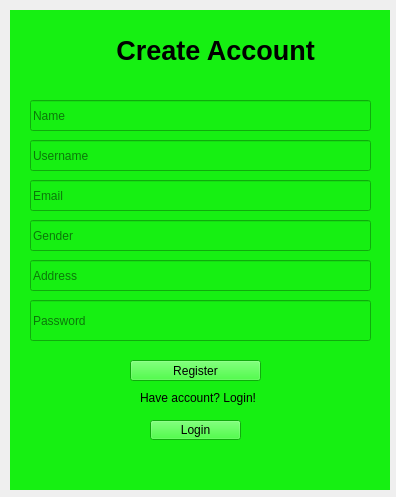
<?xml version="1.0" encoding="UTF-8"?>
<ui version="4.0">
 <class>Form</class>
 <widget class="QWidget" name="Form">
  <property name="geometry">
   <rect>
    <x>0</x>
    <y>0</y>
    <width>396</width>
    <height>497</height>
   </rect>
  </property>
  <property name="windowTitle">
   <string>Form</string>
  </property>
  <widget class="QWidget" name="widget" native="true">
   <property name="geometry">
    <rect>
     <x>10</x>
     <y>10</y>
     <width>380</width>
     <height>480</height>
    </rect>
   </property>
   <property name="styleSheet">
    <string notr="true">background-color: rgb(22, 240, 18);</string>
   </property>
   <widget class="QLineEdit" name="tb3">
    <property name="geometry">
     <rect>
      <x>20</x>
      <y>90</y>
      <width>341</width>
      <height>31</height>
     </rect>
    </property>
    <property name="text">
     <string/>
    </property>
    <property name="placeholderText">
     <string>Name</string>
    </property>
   </widget>
   <widget class="QLineEdit" name="tb8">
    <property name="geometry">
     <rect>
      <x>20</x>
      <y>290</y>
      <width>341</width>
      <height>41</height>
     </rect>
    </property>
    <property name="echoMode">
     <enum>QLineEdit::Password</enum>
    </property>
    <property name="placeholderText">
     <string>Password</string>
    </property>
   </widget>
   <widget class="QPushButton" name="b4">
    <property name="geometry">
     <rect>
      <x>140</x>
      <y>410</y>
      <width>91</width>
      <height>20</height>
     </rect>
    </property>
    <property name="styleSheet">
     <string notr="true">QPushButton#b4:pressed{
	background-color: rgb(255, 255, 255);
}
</string>
    </property>
    <property name="text">
     <string>Login</string>
    </property>
   </widget>
   <widget class="QLabel" name="createAccount">
    <property name="geometry">
     <rect>
      <x>60</x>
      <y>0</y>
      <width>291</width>
      <height>81</height>
     </rect>
    </property>
    <property name="baseSize">
     <size>
      <width>0</width>
      <height>16</height>
     </size>
    </property>
    <property name="font">
     <font>
      <pointsize>20</pointsize>
      <bold>true</bold>
     </font>
    </property>
    <property name="styleSheet">
     <string notr="true"/>
    </property>
    <property name="text">
     <string>Create Account</string>
    </property>
    <property name="alignment">
     <set>Qt::AlignCenter</set>
    </property>
   </widget>
   <widget class="QLabel" name="label_2">
    <property name="geometry">
     <rect>
      <x>130</x>
      <y>380</y>
      <width>121</width>
      <height>16</height>
     </rect>
    </property>
    <property name="text">
     <string>Have account? Login!</string>
    </property>
   </widget>
   <widget class="QPushButton" name="b3">
    <property name="geometry">
     <rect>
      <x>120</x>
      <y>350</y>
      <width>131</width>
      <height>21</height>
     </rect>
    </property>
    <property name="styleSheet">
     <string notr="true">QPushButton#b3:pressed{
	background-color: rgb(255, 255, 255);
}
</string>
    </property>
    <property name="text">
     <string>Register</string>
    </property>
   </widget>
   <widget class="QLineEdit" name="tb4">
    <property name="geometry">
     <rect>
      <x>20</x>
      <y>130</y>
      <width>341</width>
      <height>31</height>
     </rect>
    </property>
    <property name="text">
     <string/>
    </property>
    <property name="placeholderText">
     <string>Username</string>
    </property>
   </widget>
   <widget class="QLineEdit" name="tb5">
    <property name="geometry">
     <rect>
      <x>20</x>
      <y>170</y>
      <width>341</width>
      <height>31</height>
     </rect>
    </property>
    <property name="text">
     <string/>
    </property>
    <property name="placeholderText">
     <string>Email</string>
    </property>
   </widget>
   <widget class="QLineEdit" name="tb6">
    <property name="geometry">
     <rect>
      <x>20</x>
      <y>210</y>
      <width>341</width>
      <height>31</height>
     </rect>
    </property>
    <property name="text">
     <string/>
    </property>
    <property name="placeholderText">
     <string>Gender</string>
    </property>
   </widget>
   <widget class="QLineEdit" name="tb7">
    <property name="geometry">
     <rect>
      <x>20</x>
      <y>250</y>
      <width>341</width>
      <height>31</height>
     </rect>
    </property>
    <property name="text">
     <string/>
    </property>
    <property name="placeholderText">
     <string>Address</string>
    </property>
   </widget>
  </widget>
 </widget>
 <resources/>
 <connections/>
</ui>
